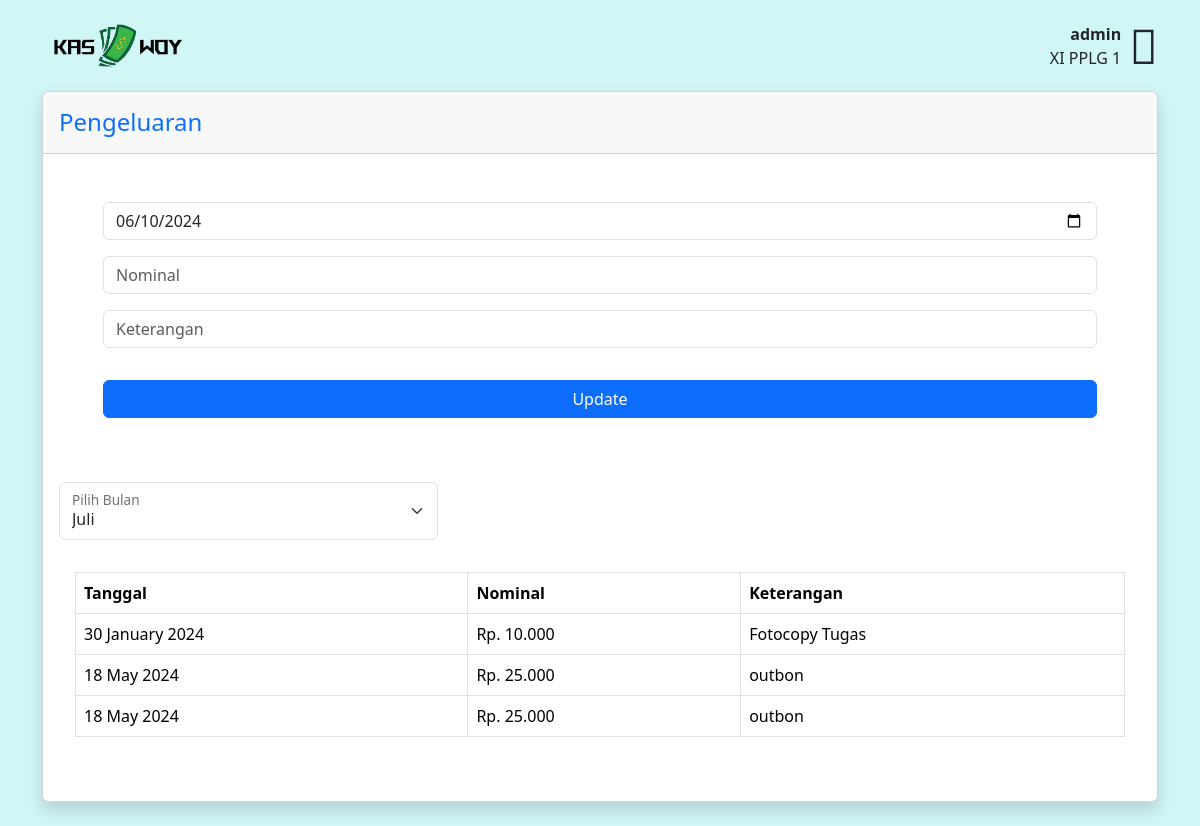
/public/home/pengeluaran (signed in), run on the app's committed database.
### tables this page shows
CREATE TABLE `pengeluaran` (
  `id` int NOT NULL,
  `tanggal` date NOT NULL,
  `nominal` int NOT NULL,
  `keterangan` varchar(20) NOT NULL
);

### app/core/Controller.php (called while the page is built, shortened)
<?php
class Controller
{
    public function view($view, $data = [])
    {
        require_once("../app/view/" . $view . ".php");
    }
    public function model($model)
    {
        return new $model;
    }
}

### app/controllers/Home.php (called while the page is built, shortened)
<?php
class Home extends Controller{
    public function pengeluaran(){
        $data['title'] = 'Pengeluaran | KasWoy';
        $data['add'] = $this->model('Pembukuan_model')->addPengeluaran();
        $data['get'] = $this->model('Pembukuan_model')->getPengeluaran();
        $this->view("home/pengluaran", $data);
    }
}

### app/core/App.php (called while the page is built, shortened)
<?php
class App
{
    protected $method ="index";
    protected $param = [];
    public function __construct()
    {
        $url = $this->parseURL();
        if (!empty($url) && file_exists("../app/controllers/". $url[0].".php")) {
            unset($url[0]);
        }
        $this->controller = new $this->controller;
        if (isset($url[1])) {
            if (method_exists($this->controller,$url[1])) {
                $this->method = $url[1];
            }
        }
        call_user_func_array([$this->controller, $this->method],$this->param);
    }
    public function parseURL(){
        if (isset($_GET["url"])) {
            $url = rtrim($_GET["url"], "/") ;
            $url = filter_var($url, FILTER_SANITIZE_URL);
            $url = explode('/', $url);
            return $url;
        }
    }
}

### public/index.php (called while the page is built, shortened)
<?php
$app = new App();

### app/core/Database.php (called while the page is built, shortened)
<?php
class Database{
    private $host = DB_HOST;
    private $user = DB_USER;
    private $pass = DB_PASS;
    private $database = DB_NAME;
    private $dbh;
    private $stmt;
    public function __construct()
    {
        $dsn = 'mysql:host='. $this->host. ';dbname='. $this->database;
        try {
            $this -> dbh = new PDO($dsn, $this->user, $this->pass);
        } catch (PDOException $e) {
            die($e->getMessage());
        }
    }
    public function query($sql) {
        $this->stmt = $this->dbh->prepare($sql);
    }
    public function execute(){
        $this->stmt->execute();
    }
    public function resultSet(){
        $this->execute();
        return $this->stmt->fetchAll(PDO::FETCH_ASSOC);
    }
}

### app/model/Pembukuan_model.php (called while the page is built, shortened)
<?php
class Pembukuan_model
{
    private $db;
    public function __construct()
    {
        $this->db = new Database();
    }
    public function getPengeluaran()
    {
        $this->db->query("SELECT * FROM pengeluaran");
        return $this->db->resultSet();
    }
}

### app/view/home/pengluaran.php (the view, shortened to what this page needs)
<body>
    <nav class="navbar navbar-lg navbar-light">
        <div class="container d-flex justify-content-between align-items-center">
            <a class=" ms-0" href="../">
                <img class="logo" src="../../public/image/kaswoy1.png" alt="kaswoy1" style="width: 150px;">
            </a>
            <div class="d-flex align-items-center">
                <div class="text-end me-2">
                    <p class="m-0"><b><?= $_SESSION['username'] ?></b></p>
                    <p class="m-0">XI PPLG 1</p>
                </div>
                <i class="fas fa-user fa-3x"></i>
            </div>
        </div>
    </nav>
    <div class="container">
        <div class="card shadow mb-4">
            <div class="card-header py-3">
                <h4 class="m-0 font-weight-bold text-primary">Pengeluaran</h4>
            </div>
            <div class="container-fluid">
                <div class="p-5 m-0">
                    <form method="POST" action="pengeluaran" class="user">
                        <div class="form-group pb-3 ">
                            <input type="date" name="tanggal" class="form-control form-control-user" value="<?= date('Y-m-d'); ?>" id="exampleInputEmail" placeholder="">
                        </div>
                        <div class="form-group pb-3 ">
                            <input type="text" name="nominal" class="form-control form-control-user" id="exampleInputEmail" placeholder="Nominal">
                        </div>
                        <div class="form-group pb-3 ">
                            <input type="text" name="keterangan" class="form-control form-control-user" id="exampleInputEmail" placeholder="Keterangan">
                        </div>
                        <div class="d-grid gap-5 pt-3">
                            <button class="btn btn-primary" type="submit">Update</button>
                        </div>
                    </form>
                </div>
            </div>
            <div class="table p-3" style="background-color: #fff;">
                <div class="form-floating mb-3" style="max-width: 35%;">
                    <select class="form-select" id="floatingSelect" aria-label="Floating label select example">
                        <?php
                        $bulan = array(
                            1 => "Januari",
                            2 => "Februari",
                            3 => "Maret",
                            4 => "April",
                            5 => "Mei",
                            6 => "Juni",
                            7 => "Juli",
                            8 => "Agustus",
                            9 => "September",
                            10 => "Oktober",
                            11 => "November",
                            12 => "Desember"
                        );
                        for ($i = 1; $i <= 12; $i++) {
                            echo '<option';
                            if (date('n') == $i) {
                                echo ' selected';
                            }
                            echo ' value="' . $i . '">' . $bulan[$i] . '</option>';
                        }
                        ?>
                    </select>
                    <label for="floatingSelect">Pilih Bulan</label>
                </div>
                <div class="card-body">
                    <div class="table-responsive">
                        <table class="table table-bordered" id="dataTable" width="100%" cellspacing="0">
                            <thead>
                                <tr>
                                    <th>Tanggal</th>
                                    <th>Nominal</th>
                                    <th>Keterangan</th>
                                </tr>
                            </thead>
                            <tbody>
                                <?php foreach ($data['get'] as $out) : ?>
                                    <tr>
                                        <td><?= date('d F Y', strtotime($out['tanggal'])) ?></td>
                                        <td><?= 'Rp. '. number_format($out['nominal'], 0, ',', '.') ?></td>
                                        <td><?= $out['keterangan'] ?></td>
                                    </tr>
                                <?php endforeach ?>
                            </tbody>
                        </table>
                    </div>
                </div>
            </div>
        </div>
    </div>

### app/view/home/pengluaran.php (style rules this page uses)
body { background-color: #D1F6F6; }
.table { border-radius: 10px; }

### data on the page
pengeluaran: tanggal "30 January 2024", nominal "10.000", keterangan "Fotocopy Tugas"
pengeluaran: tanggal "18 May 2024", nominal "25.000", keterangan "outbon"
pengeluaran: tanggal "18 May 2024", nominal "25.000", keterangan "outbon"

### other printed values
$_SESSION['username'] "admin"
form field value "Juli"
